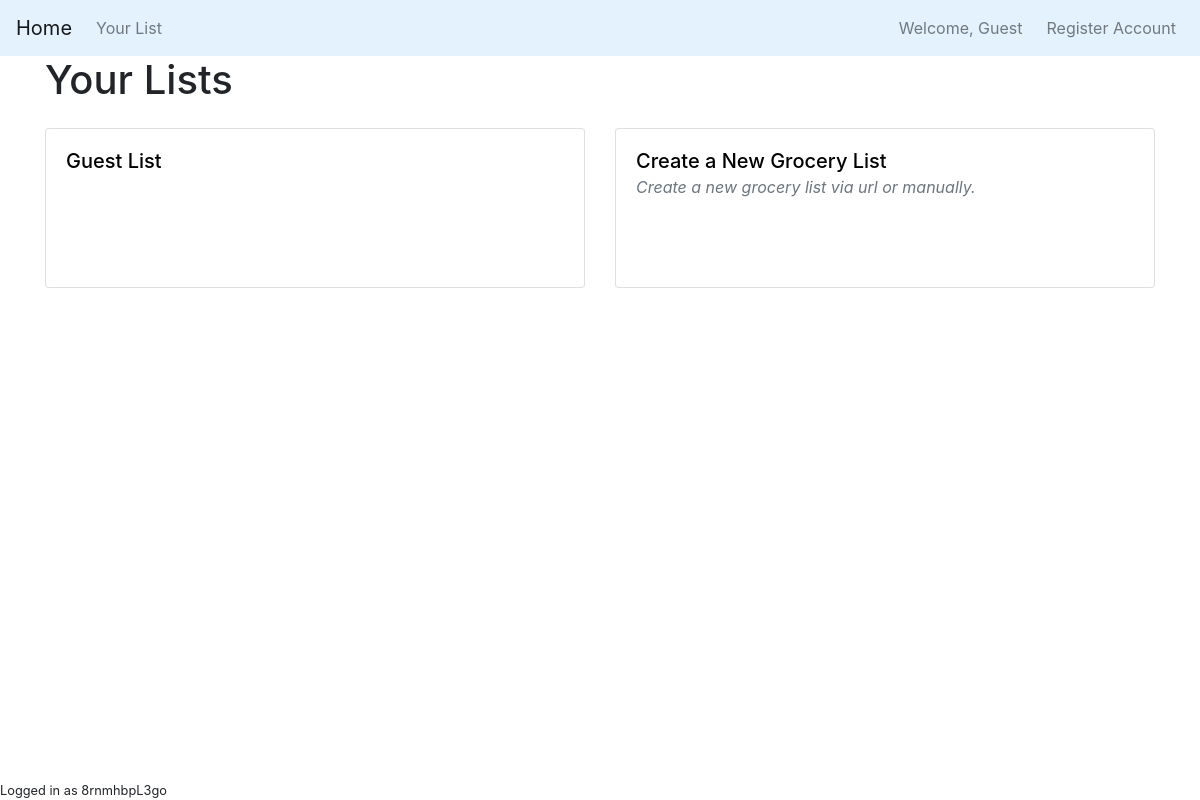
Screenshot of /home (signed in) with the database file from the repository.
### grocerylistapp/models.py (models this page shows, shortened)
class User(db.Model, UserMixin):
    id = db.Column(db.Integer, primary_key=True)
    username = db.Column(db.String(20), unique=True, nullable=False)
    email = db.Column(db.String(120), unique=True, nullable=False)
    email_validated = db.Column(db.Boolean, default=False)
    password = db.Column(db.String(60), nullable=False)
    temporary = db.Column(db.Boolean, default=False)  # determines if user account is temporary (for guest users)
    checklists = db.relationship('CompiledList', backref='user', lazy=True)  # the user's grocery lists

class CompiledList(db.Model):
    id = db.Column(db.Integer, primary_key=True)    # the primary key
    name = db.Column(db.String(20), nullable=False, default="Unnamed List")  # user created name, optional
    hex_name = db.Column(db.String(20), unique=True, nullable=False)  # name for database #TODO use hex_id() function
    lines = db.relationship('CleanedLine', backref='list', lazy=True)  # cleaned lines for the list
    recipes = db.relationship('RecipeList', backref='complist', lazy=True)  # all recipes that are in the compiled list
    user_id = db.Column(db.ForeignKey('user.id'), nullable=False)  # the id of the user who made the list

### grocerylistapp/account/routes.py (the view)
@account.route('/home', methods=['GET', 'POST'])
def user_homepage():
    user_lists = CompiledList.query.filter_by(user_id=current_user.id)
    user_lists = [ChecklistCard(c, 3) for c in user_lists]
    url_form = RecipeURLForm(prefix='url')
    return render_template('user_home.html', user_lists=user_lists, url_form=url_form, grocery_lists=user_lists)

### grocerylistapp/models.py (called while the page is built)
@login_manager.user_loader
def load_user(user_id):
    print(user_id)
    return User.query.get(user_id)

### grocerylistapp/templates/user_home.html (shortened to what this page needs)
{% extends 'layout.html' %}
{% block content %}
<h1>Your Lists</h1>
<div class="card-deck">
{% for list in user_lists %}
        <div class="card recipe-card my-3">
            <div class="card-body">
                <h5><a href="{{url_for('checklist.compiled_list', hex_name=list.hex_name)}}" class="stretched-link card-title">{{list.name}}</a></h5>
            </div>
        </div>
{% endfor %}
        <div class="card recipe-card my-3">
            <div class="card-body">
                <h5><a href="{{url_for('checklist.create_list_page')}}" class="stretched-link card-title">Create a New Grocery List</a></h5>
                <p class="card-subtitle mb-2 text-muted font-italic">Create a new grocery list via url or manually.</p>
            </div>
        </div>
</div>
{% endblock content %}

### grocerylistapp/templates/layout.html (shortened to what this page needs)
<!DOCTYPE html>
<html lang="en">
<head>
    <link rel="stylesheet" href="https://stackpath.bootstrapcdn.com/bootstrap/4.4.1/css/bootstrap.min.css">
    <link rel="stylesheet" href="{{url_for('static', filename='main.css')}}">
</head>
<body>
<nav class="navbar navbar-light navbar-expand-sm" style="background-color: #e3f2fd;">
    <a class="navbar-brand" href="{{ url_for('main.home') }}">Home</a>
        <div class="collapse navbar-collapse" id="myNavbar">
            <ul class="nav navbar-nav">
                {% if current_user.is_authenticated %}
                    {% if not current_user.temporary %}
                        {% if grocery_lists %}
                            <li class="nav-item dropdown">
                                <a class="nav-link" data-toggle="dropdown" href="#" role="button">
                                    My Lists
                                </a>
                                <div class="dropdown-menu">
                                    {% for list in grocery_lists %}
                                        <a class="nav-link dropdown-item" id="link-{{list.hex_name}}" href="{{url_for('checklist.compiled_list', hex_name=list.hex_name)}}">{{ list.name }} ({{ list.hex_name }})</a>
                                    {% endfor %}
                                </div>
                            </li>
                        {% endif %}
                        <li class="nav-item"><a class="nav-link" href="{{ url_for('checklist.create_list_page') }}">Create New List</a></li>
                    {% else %}
                        <li class="nav-item"><a class="nav-link" href="{{ url_for('checklist.compiled_list', hex_name=grocery_lists[0].hex_name) }}">Your List</a></li>
                    {% endif %}
            </ul>
                <ul class="navbar-nav ml-auto">
                    <li class="nav-item navbar-text mr-3">Welcome, {{current_user.username if not current_user.temporary else "Guest"}}</li>
                    {% if current_user.temporary %}
                        <li class="nav-item"><a class="nav-link" href="{{ url_for('account.register') }}">Register Account</a></li>
                    {% else %}
                        <li class="nav-item"><a class="nav-link" href="{{ url_for('account.settings') }}">Settings</a></li>
                        <li class="nav-item"><a class="nav-link" href="{{ url_for('account.logout') }}">Logout</a></li>
                    {% endif %}
                {% endif %}
            </ul>
        </div>
</nav>
<div class="container" role="main">
    {% block content %}{% endblock %}
    {% if current_user.is_authenticated%}
    <small class="fixed-bottom">Logged in as {{current_user.username}}</small>
    {% endif %}
</div>
</body>
</html>

### grocerylistapp/static/main.css (style rules this page uses)
.recipe-card { min-height: 10rem; }
.recipe-card .card-title { color: black; }

### rows the page displays
User: temporary "Guest", username "8rnmhbpL3go"
CompiledList: name "Guest List"
